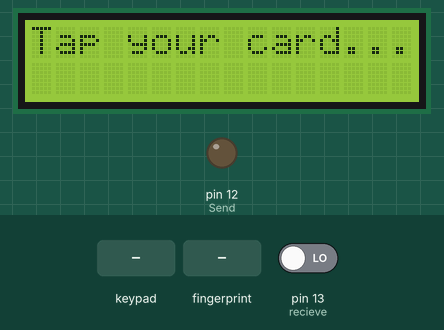
A sketch run on a simulated Arduino Uno, built with avr-gcc and run on an emulated ATmega328P. On the bench: 16×2 character LCD, output pins drawn as LEDs (lit = HIGH). The inputs (shaded band) are chosen by the test bench; at power-on: pin 13 (recieve) LOW. What the sketch prints to the serial monitor is not drawn.

Above: at 2.4 s.
2.5 s: pin 13 (recieve) driven HIGH
At 3.7 s:
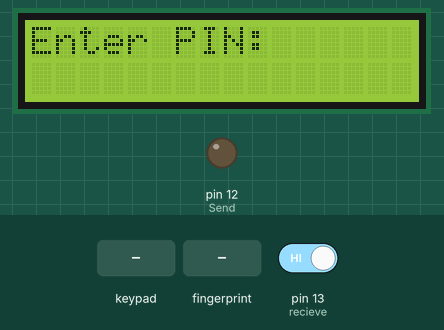
4.0 s: keypad keys 1 2 3 4 5 6 7 8 pressed 0.4 s apart
At 7.3 s:
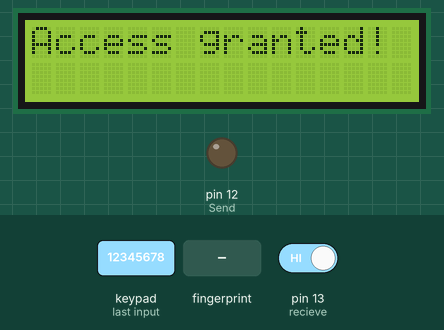
8.7 s: key 'D' pressed
At 9.4 s:
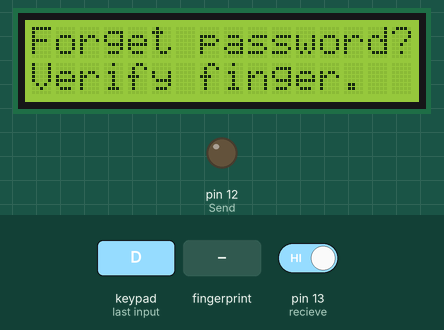
10.2 s: finger stored as number 1 placed on the sensor
At 11.0 s:
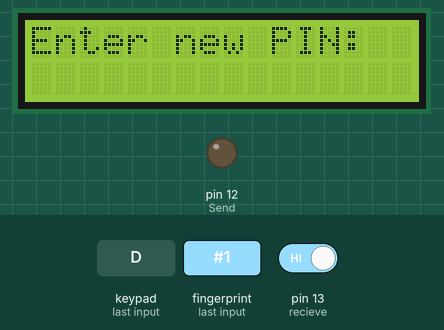
12.0 s: keypad keys 1 2 3 4 5 6 7 8 # pressed 0.4 s apart
At 15.2 s:
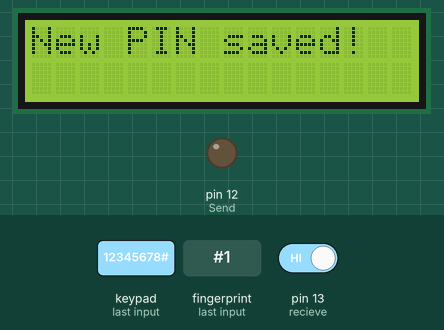
17.1 s: keypad keys 1 3 9 7 2 2 2 2 D pressed 0.4 s apart
At 20.7 s:
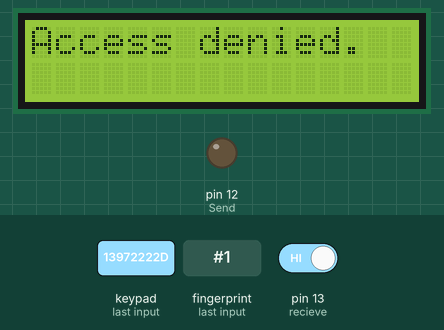
Timing chart, 0 to 22.2 s (numbered marks = the images above; inputs shaded):
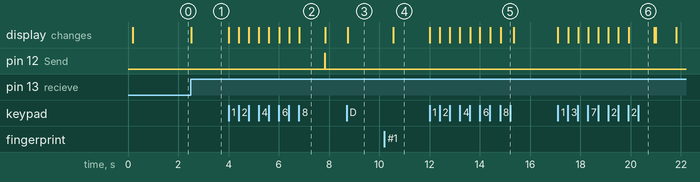

The sketch:

safelock_project.ino
```cpp
#include <SoftwareSerial.h>
#include <LiquidCrystal_I2C.h>
#include <Keypad.h>
#include <Adafruit_Fingerprint.h>
volatile int finger_status = -1;

SoftwareSerial mySerial(10, 11); // TX/RX on fingerprint sensor

Adafruit_Fingerprint finger = Adafruit_Fingerprint(&mySerial);

uint8_t id = 1; // starting ID number
LiquidCrystal_I2C lcd(0x27,16,2);
const byte ROWS = 4;
const byte COLS = 4;
char hexaKeys[ROWS][COLS] = {
  {'1', '2', '3', 'A'},
  {'4', '5', '6', 'B'},
  {'7', '8', '9', 'C'},
  {'*', '0', '#', 'D'}
};
byte rowPins[ROWS] = {9, 8, 7, 6};
byte colPins[COLS] = {5, 4, 3, 2};
Keypad customKeypad = Keypad(makeKeymap(hexaKeys), rowPins, colPins, ROWS, COLS);
const int recieve = 13;
const int Send = 12;
int numUsers = 1;
const char* password = "12345678";
const int maxAttempts = 3;
int failedAttempts = 0;
int sec = 0;
int play = 1;
int reset = 0;
int keyStat = 0;

void setup() {
  Serial.begin(9600);                                           // Initialize serial communications with the PC
  Serial.println(F("Read personal data on a MIFARE PICC:"));    //shows in serial that it is ready to read
  pinMode(recieve,INPUT);
  pinMode(Send,OUTPUT);
  lcd.init();
  lcd.backlight();
  delay(100);
  Serial.println("\n\nAdafruit finger detect test");
  lcd.clear();
  lcd.home();
  lcd.print("Tap your card...");

  // set the data rate for the sensor serial port
  finger.begin(57600);

  if (finger.verifyPassword()) {
    Serial.println("Found fingerprint sensor!");
  } else {
    Serial.println("Did not find fingerprint sensor :(");
  }

  finger.getTemplateCount();
  Serial.print("Sensor contains "); Serial.print(finger.templateCount); Serial.println(" templates");
  Serial.println("Waiting for valid finger...");
}

void loop() {
  //////////////////////////////////////////KEYPAD+LCD///////////////////////////////////////////
  //Serial.println(String(digitalRead(Send)) + ' ' + String(digitalRead(recieve)));
  if((digitalRead(recieve) == HIGH || keyStat == 1) && play == 1){
     Serial.println("RECIEVE");
     digitalWrite(Send,LOW);
     lcd.clear();
     lcd.home();
     lcd.print("Enter PIN:");
     play = 0;
  }
  else{
     digitalWrite(Send,LOW);
  }

  if (digitalRead(recieve) == HIGH || keyStat == 1){
    if(checkKeypad() == true){
      delay(1000);
      digitalWrite(Send,HIGH); //Send back
      digitalWrite(A3,LOW);
      Serial.println("SEND");
      lcd.clear();
      lcd.home();
      lcd.print("Tap your card...");
      play = 1;
      keyStat = 0;
    }
  }
  else{
    forceKeypad();
  }
}

void toggle(int Pin){
  if (digitalRead(Pin) == LOW){
      digitalWrite(Pin,HIGH);
    }
    else{
      digitalWrite(Pin,LOW);
    }
}

bool forceKeypad() {
  char key = customKeypad.getKey();
  if (!key) {
    // No key pressed, return false
    return false;
  }
  if (key == '#'){
    keyStat = 1;
  }
}

bool checkKeypad() {
  static char buffer[9] = {0};
  static int bufferPos = 0;
  char key = customKeypad.getKey();

  if (!key) {
    // No key pressed, return false
    return false;
  }

  if (!isdigit(key) && key != 'D' && key != '*') { // add check for new button
    // Invalid key, return false
    return false;
  }

  else if (key == 'D') { // handle password reset
    if (reset == 0){
      resetPassword();
      reset++;
      lcd.clear();
      lcd.setCursor(0, 0);
      lcd.print("Enter PIN:");
      Serial.println("RESET");
    }
    else{
      lcd.clear();
      lcd.setCursor(0, 0);
      lcd.print("You have reached");
      lcd.setCursor(0, 1);
      lcd.print("max reset value");
      delay(800);
      lcd.setCursor(0, 0);
      lcd.print("Enter PIN:");
    }
  }

  if (bufferPos >= 8) {
    // Buffer is full, clear and return false
    memset(buffer, 0, sizeof(buffer));
    bufferPos = 0;
    return false;
  }

  if (key != '*' && key != 'D'){
    Serial.println(key);
    buffer[bufferPos++] = key;
    lcd.setCursor(bufferPos - 1, 1);
    lcd.print('*');
  }
  else{
    lcd.clear();
    buffer[9] = {0};
    bufferPos = 0;
    lcd.setCursor(0, 0);
    lcd.print("Enter PIN:");
    lcd.setCursor(0,1);
  }

  if (bufferPos < 8) {
    // Buffer not full yet, return false
    return false;
  }

  if (strcmp(buffer, password) == 0) {
    // Correct password entered
    memset(buffer, 0, sizeof(buffer));
    bufferPos = 0;
    failedAttempts = 0;
    lcd.clear();
    lcd.print("Access granted!");
    Serial.println("ACCESS");
    return true;
  }
    else {
    // Incorrect password entered
    memset(buffer, 0, sizeof(buffer));
    bufferPos = 0;
    failedAttempts++;
    lcd.clear();
    lcd.print("Access denied.");
    delay(1000);
    lcd.clear();
    lcd.setCursor(0, 0);
    lcd.print("Enter PIN:");
    //System locked
    if (failedAttempts == maxAttempts) {
      lcd.clear();
      lcd.print("System locked!");
      for (int sec = 60; sec > 0; sec--) {
        lcd.setCursor(3, 1);
        lcd.print("Seconds");
        lcd.setCursor(0, 1);
        if (sec <= 9){
          lcd.print(sec);
          lcd.print(" ");
          lcd.setCursor(2, 1);
          lcd.print("Seconds ");
          delay(1000);
        }
        else{
          lcd.print(sec);
          delay(1000);
        }
      }
      failedAttempts = 0;
      lcd.clear();
      lcd.setCursor(0, 0);
      lcd.print("Enter PIN:");
    }
    return false;
  }
}

void resetPassword() {
  lcd.clear();
  lcd.home();
  lcd.print("Forget password?");
  lcd.setCursor(0,1);
  lcd.print("Verify finger.");
  while (true) { // keep waiting until a valid fingerprint is verified
      finger_status = getFingerprintIDez();
      if (finger_status!=-1 and finger_status!=-2){ //FINGER MATCHED
          Serial.println("Match");
          lcd.clear();
          lcd.print("Enter new PIN:");
          static char buffer[9] = {0};
          static int bufferPos = 0;
          while (bufferPos < 8) {
            char key = customKeypad.getKey();
            if (isdigit(key)) {
              buffer[bufferPos++] = key;
              lcd.setCursor(bufferPos - 1, 1);
              lcd.print('*');
            }
          }
          buffer[8] = '\0';
          password = buffer;
          Serial.println("New password is " + String(password));
          lcd.clear();
          lcd.print("New PIN saved!");
          delay(500);
          break;
      } else{ //FINGER NOT MATCHED
        if (finger_status==-2){
          for (int ii=0;ii<5;ii++){
            Serial.println("Not Match");
            lcd.clear();
            lcd.print("Fingerprint not");
            lcd.setCursor(0, 1);
            lcd.print("recognized");
            delay(500);
            lcd.clear();
            lcd.home();
            lcd.print("Forget password?");
            lcd.setCursor(0,1);
            lcd.print("Verify finger.");
          }
        }
      }
      delay(50);            //don't ned to run this at full speed.
  }
}

int getFingerprintIDez() {
  uint8_t p = finger.getImage();
  if (p!=2){
    Serial.println(p);
  }
  if (p != FINGERPRINT_OK)  return -1;

  p = finger.image2Tz();
  if (p!=2){
    Serial.println(p);
  }
  if (p != FINGERPRINT_OK)  return -1;

  p = finger.fingerFastSearch();
  if (p != FINGERPRINT_OK)  return -2;

  // found a match!
  Serial.print("Found ID #"); Serial.print(finger.fingerID);
  Serial.print(" with confidence of "); Serial.println(finger.confidence);
  return finger.fingerID;
}
```

Measured:
- after the input at 2.5 s, the display: changes at once (image 1)
- after the input at 4.0 s, pin 12 (Send): LOW → HIGH after 3.8 s, → LOW 0.02 s later; the display: first changes at once (image 2 shows a later state)
- after the input at 8.7 s, the display: changes at once (image 3)
- after the input at 10.2 s, the display: changes after 0.35 s (image 4)
- after the input at 12.0 s, the display: first changes at once (image 5 shows a later state)
- after the input at 17.1 s, the display: first changes at once (image 6 shows a later state)
- what the display in image 2 shows lasts 1.0 s, from 6.8 s to 7.8 s
